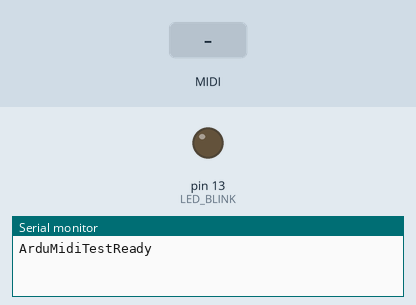
Bench run of a sketch on a simulated SparkFun Pro Micro, built with avr-gcc and run on an emulated ATmega32U4. On the bench: output pins drawn as LEDs (lit = HIGH), the last lines printed to the serial monitor. The inputs (shaded band) are chosen by the test bench. MIDI output is not drawn.

Above: at 1.2 s.
1.3 s: MIDI note 36 received
At 1.45 s:
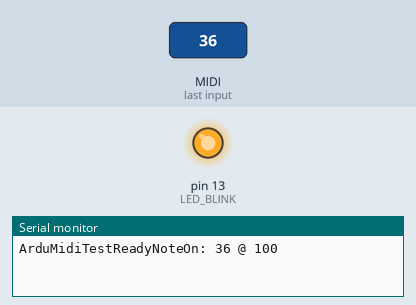
Timing chart, 0 to 4.3 s (numbered marks = the images above; inputs shaded):
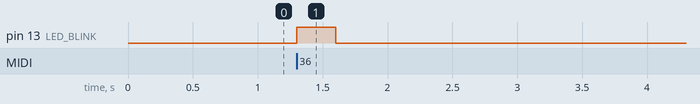

Measured:
- after the input at 1.3 s, pin 13 (LED_BLINK): LOW → HIGH at once, → LOW 0.30 s later

The sketch:

ArduMidiTest.ino
```cpp
// -----------------------------------------------------------------------------
// Arduino MIDI Test by H.R.Graf
//
// Works out-of-the-box on Arduino Uno / Leonardo compatible boards
// over USB (No MIDI DIN circuit needed)
//
// Received Note On/Off control built-in LED and are sent back on channel 2
// with slight change in pitch (to demonstrate active functionality).
//
// On the Arduino Uno, the serial interface is used for the USB communication,
// which on the PC is accessible as virtual COM port. There, some additional
// SW is required to translate between UART and MIDI.
// The baud rate of 115200 is compatible to both
// - Hairless MIDI to Serial Bridge
// - my pizmidi/midiUartBridge (recommended!)
//
// On the Arduino Leonardo, the USB MIDI functionality is built-in and the
// serial interface is available for serial monitor / debug messages.
// -----------------------------------------------------------------------------

#define BAUD_RATE 115200

#if defined(ARDUINO_AVR_LEONARDO)
  #define LED_BLINK LED_BUILTIN
  //#define LED_BLINK 17 // RX LED on Pro Micro

  #define DEBUG_INIT(x) Serial.begin(x)
  #define DEBUG(x) Serial.print(x)

  #include <USB-MIDI.h>
  USBMIDI_CREATE_DEFAULT_INSTANCE();
  //MIDI_CREATE_INSTANCE(HardwareSerial, Serial1, MIDICoreSerial);

#else // USB <-> UART <-> MIDI
  #define LED_BLINK LED_BUILTIN

  #define DEBUG_INIT(x) // not available
  #define DEBUG(x)

  #include <MIDI.h>

  struct CustomBaud : public midi::DefaultSettings{
      static const long BaudRate = BAUD_RATE; // e.g. Hairless MIDI to Serial Bridge
  };
  MIDI_CREATE_CUSTOM_INSTANCE(HardwareSerial, Serial, MIDI, CustomBaud);
#endif

// -----------------------------------------------------------------------------

void handleNoteOn(byte channel, byte key, byte velocity)
{
    // Do whatever you want when a note is pressed.

    digitalWrite(LED_BLINK, velocity ? HIGH : LOW);
    MIDI.sendNoteOn(key+1, velocity, 2);
    DEBUG("NoteOn: ");
    DEBUG(key);
    DEBUG(" @ ");
    DEBUG(velocity);
    DEBUG("\n");
}

void handleNoteOff(byte channel, byte key, byte velocity)
{
    // Do something when the note is released.
    // Note that NoteOn messages with 0 velocity are interpreted as NoteOffs.

    digitalWrite(LED_BLINK, LOW);
    MIDI.sendNoteOff(key+1, velocity, 2);
    DEBUG("NoteOff: ");
    DEBUG(key);
    DEBUG(" @ ");
    DEBUG(velocity);
    DEBUG("\n");
}

// -----------------------------------------------------------------------------

void setup()
{
    DEBUG_INIT(BAUD_RATE);
    DEBUG("ArduMidiTest");

    pinMode(LED_BLINK, OUTPUT);
    digitalWrite(LED_BLINK, LOW);

    MIDI.setHandleNoteOn(handleNoteOn);
    MIDI.setHandleNoteOff(handleNoteOff);
    MIDI.begin(MIDI_CHANNEL_OMNI);
    MIDI.turnThruOff();

    DEBUG("Ready");
}

void loop()
{
    MIDI.read();
}

// -----------------------------------------------------------------------------
```
